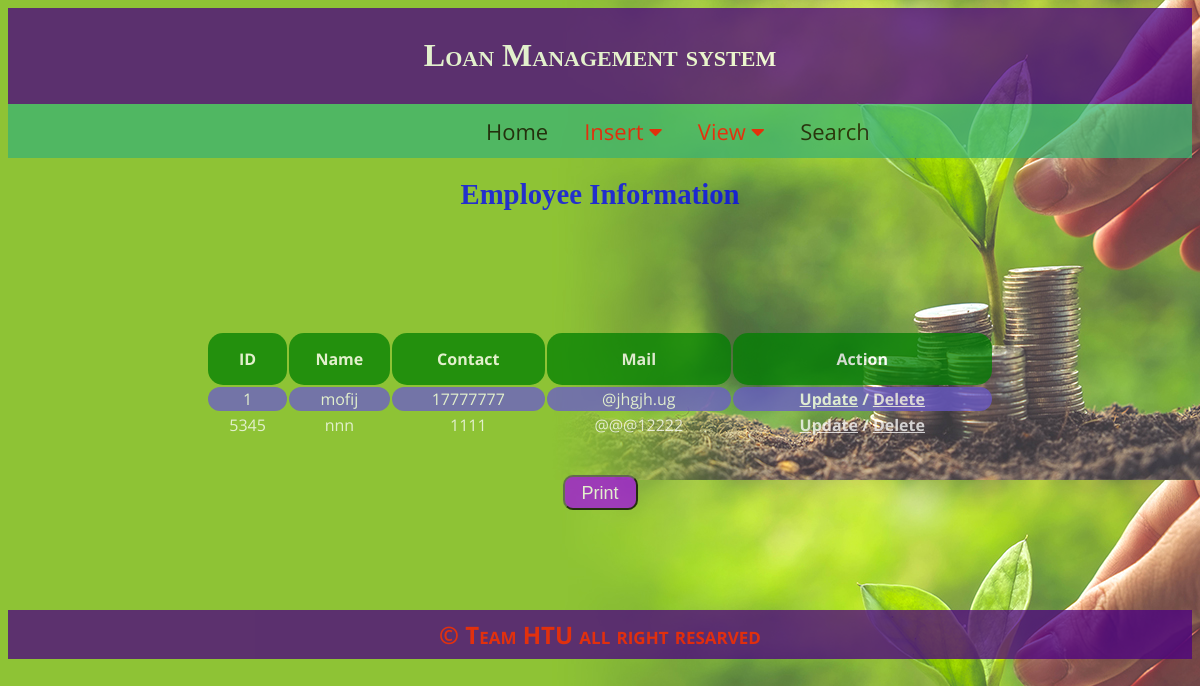
/employee_view.php, run on the app's committed database.
### tables this page shows
CREATE TABLE `tb_employee` (
  `Emp_id` int(55) NOT NULL,
  `Acc_id` int(44) NOT NULL,
  `Emp_name` text NOT NULL,
  `Emp_contact` int(77) NOT NULL,
  `Emp_mail` varchar(99) NOT NULL
);

### employee_view.php (the view, shortened to what this page needs)
<?php include 'header.php'; ?>
<div id="printableArea">
<h2 align=center><big>Employee Information</big></h2>
<div style="padding: 100px; " >
<?php
$servername = "localhost";
$username = "root";
$password = "";
$dbname = "db_loanmanagementsystem";
$conn = mysqli_connect($servername, $username, $password, $dbname);
$sql = "SELECT * FROM tb_employee";
$result = mysqli_query($conn, $sql);
if ($result->num_rows > 0) {
    echo "<table align=center> <tr> <th>ID</th> <th>Name</th>  <th>Contact</th> <th>Mail</th><th>Action</th> </tr>";
    while($row = $result->fetch_assoc()) {
        echo "<tr> <td>" . $row["Emp_id"]. "</td> <td>" . $row["Emp_name"]."</td> <td>". $row["Emp_contact"]."</td> <td>".$row["Emp_mail"]."</td><td>"."<a href='employee_edit.php?id=".$row["Emp_id"]."'><b>Update</a>"." / "."<a href='employee_delete.php?id=".$row["Emp_id"]."'>Delete</a>"." </td> </tr>";
    }
    echo "</table>";
}
else {
    echo "0 results";
}
?>
<br><br>
      <center><input type="button" style="width: 75px;height: 35px; background: #A20FE2;color: #fff;font-size: 18px;border-radius: 10px;padding: 6px;" onclick="window.location.href='employee_all_print.php'" value="Print" /></center>
    </div>
</div>
<?php include 'footer.php'; ?>

### header.php (style rules this page uses)
h1,h2,h3,big { font-family:Comic Sans MS; }
table { width: 80%; font-family: 'Open Sans', sans-serif;color: #fff; }
th { border: 1px; background-color: green; height: 50px; border-radius: 15px; }
td { text-align: center;border-radius: 15px;border: 1px; }
td a { color: #fff; }
tr:nth-child(even) { background-color: slateblue }
tr:nth-child(odd) { background-color: }
body { opacity:0.75; }
h2 { color:blue; }

### data on the page
tb_employee: Emp "1", Emp_name "mofij", Emp_contact "17777777", Emp_mail "@jhgjh.ug"
tb_employee: Emp "5345", Emp_name "nnn", Emp_contact "1111", Emp_mail "@@@12222"
